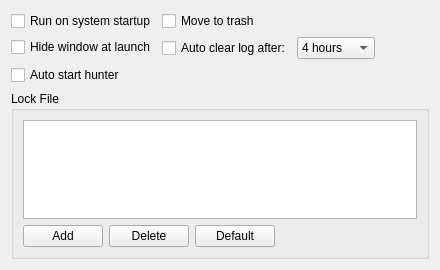
<?xml version="1.0" encoding="UTF-8"?>
<ui version="4.0">
 <class>TabSetting</class>
 <widget class="QWidget" name="TabSetting">
  <property name="geometry">
   <rect>
    <x>0</x>
    <y>0</y>
    <width>440</width>
    <height>270</height>
   </rect>
  </property>
  <property name="windowTitle">
   <string>Form</string>
  </property>
  <layout class="QVBoxLayout" name="verticalLayout">
   <item>
    <layout class="QFormLayout" name="formLayout">
     <item row="0" column="0">
      <widget class="QCheckBox" name="checkBoxRunOnSystemStartup">
       <property name="text">
        <string>Run on system startup</string>
       </property>
      </widget>
     </item>
     <item row="0" column="1">
      <widget class="QCheckBox" name="checkBoxMoveToTrash">
       <property name="text">
        <string>Move to trash</string>
       </property>
      </widget>
     </item>
     <item row="1" column="0">
      <widget class="QCheckBox" name="checkBoxHideWindowAtLaunch">
       <property name="text">
        <string>Hide window at launch</string>
       </property>
      </widget>
     </item>
     <item row="1" column="1">
      <layout class="QHBoxLayout" name="horizontalLayoutGrid">
       <item>
        <widget class="QCheckBox" name="checkBoxAutoClearLog">
         <property name="text">
          <string>Auto clear log after:</string>
         </property>
        </widget>
       </item>
       <item>
        <widget class="QComboBox" name="comboBoxHours">
         <property name="currentText">
          <string>4 hours</string>
         </property>
         <property name="currentIndex">
          <number>3</number>
         </property>
         <property name="maxVisibleItems">
          <number>12</number>
         </property>
         <item>
          <property name="text">
           <string>1 hour</string>
          </property>
         </item>
         <item>
          <property name="text">
           <string>2 hours</string>
          </property>
         </item>
         <item>
          <property name="text">
           <string>3 hours</string>
          </property>
         </item>
         <item>
          <property name="text">
           <string>4 hours</string>
          </property>
         </item>
         <item>
          <property name="text">
           <string>5 hours</string>
          </property>
         </item>
         <item>
          <property name="text">
           <string>6 hours</string>
          </property>
         </item>
         <item>
          <property name="text">
           <string>7 hours</string>
          </property>
         </item>
         <item>
          <property name="text">
           <string>8 hours</string>
          </property>
         </item>
         <item>
          <property name="text">
           <string>9 hours</string>
          </property>
         </item>
         <item>
          <property name="text">
           <string>10 hours</string>
          </property>
         </item>
         <item>
          <property name="text">
           <string>11 hours</string>
          </property>
         </item>
         <item>
          <property name="text">
           <string>12 hours</string>
          </property>
         </item>
        </widget>
       </item>
       <item>
        <spacer name="horizontalSpacerGrid">
         <property name="orientation">
          <enum>Qt::Horizontal</enum>
         </property>
         <property name="sizeHint" stdset="0">
          <size>
           <width>40</width>
           <height>20</height>
          </size>
         </property>
        </spacer>
       </item>
      </layout>
     </item>
     <item row="2" column="0">
      <widget class="QCheckBox" name="checkBoxAutoStartHunter">
       <property name="text">
        <string>Auto start hunter</string>
       </property>
      </widget>
     </item>
    </layout>
   </item>
   <item>
    <widget class="QGroupBox" name="groupBox">
     <property name="title">
      <string>Lock File</string>
     </property>
     <layout class="QVBoxLayout" name="verticalLayout_2">
      <item>
       <widget class="QListWidget" name="listWidget"/>
      </item>
      <item>
       <layout class="QHBoxLayout" name="horizontalLayoutButton">
        <item>
         <widget class="QPushButton" name="buttonAdd">
          <property name="text">
           <string>Add</string>
          </property>
          <property name="icon">
           <iconset resource="resources.qrc">
            <normaloff>:/icons/plus.svg</normaloff>:/icons/plus.svg</iconset>
          </property>
          <property name="iconSize">
           <size>
            <width>20</width>
            <height>20</height>
           </size>
          </property>
         </widget>
        </item>
        <item>
         <widget class="QPushButton" name="buttonDelete">
          <property name="text">
           <string>Delete</string>
          </property>
          <property name="icon">
           <iconset resource="resources.qrc">
            <normaloff>:/icons/minus.svg</normaloff>:/icons/minus.svg</iconset>
          </property>
          <property name="iconSize">
           <size>
            <width>20</width>
            <height>20</height>
           </size>
          </property>
         </widget>
        </item>
        <item>
         <widget class="QPushButton" name="buttonDefault">
          <property name="text">
           <string>Default</string>
          </property>
          <property name="icon">
           <iconset resource="resources.qrc">
            <normaloff>:/icons/reset.svg</normaloff>:/icons/reset.svg</iconset>
          </property>
          <property name="iconSize">
           <size>
            <width>20</width>
            <height>20</height>
           </size>
          </property>
         </widget>
        </item>
        <item>
         <spacer name="horizontalSpacerButton">
          <property name="orientation">
           <enum>Qt::Horizontal</enum>
          </property>
          <property name="sizeHint" stdset="0">
           <size>
            <width>40</width>
            <height>20</height>
           </size>
          </property>
         </spacer>
        </item>
       </layout>
      </item>
     </layout>
    </widget>
   </item>
  </layout>
 </widget>
 <tabstops>
  <tabstop>checkBoxRunOnSystemStartup</tabstop>
  <tabstop>checkBoxHideWindowAtLaunch</tabstop>
  <tabstop>checkBoxAutoStartHunter</tabstop>
  <tabstop>checkBoxMoveToTrash</tabstop>
  <tabstop>checkBoxAutoClearLog</tabstop>
  <tabstop>comboBoxHours</tabstop>
  <tabstop>listWidget</tabstop>
  <tabstop>buttonAdd</tabstop>
  <tabstop>buttonDelete</tabstop>
  <tabstop>buttonDefault</tabstop>
 </tabstops>
 <resources>
  <include location="resources.qrc"/>
 </resources>
 <connections/>
</ui>
